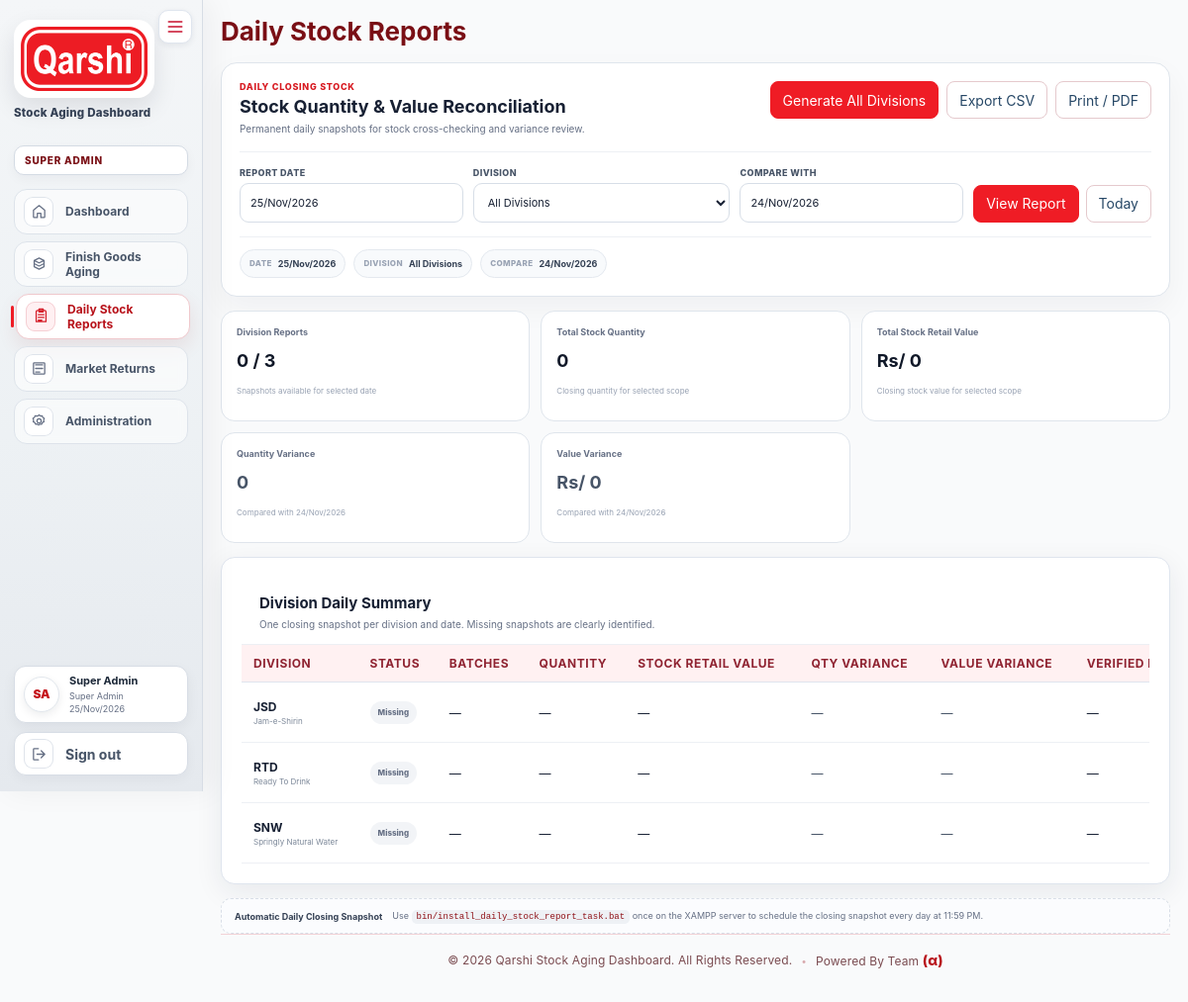
Page /daily-stock-reports (signed in) on the committed database.
### tables this page shows
CREATE TABLE users (
    id INT UNSIGNED AUTO_INCREMENT PRIMARY KEY,
    division_id INT UNSIGNED NULL,
    name VARCHAR(120) NOT NULL,
    email VARCHAR(190) NOT NULL UNIQUE,
    password_hash VARCHAR(255) NOT NULL,
    role ENUM('super_admin','store_manager','division_admin','user') NOT NULL DEFAULT 'user',
    can_add TINYINT(1) NOT NULL DEFAULT 1,
    can_edit TINYINT(1) NOT NULL DEFAULT 1,
    can_delete TINYINT(1) NOT NULL DEFAULT 1,
    avatar_path VARCHAR(255) NULL,
    is_active TINYINT(1) NOT NULL DEFAULT 1,
    created_at TIMESTAMP DEFAULT CURRENT_TIMESTAMP,
    CONSTRAINT fk_users_division FOREIGN KEY (division_id) REFERENCES divisions(id) ON UPDATE CASCADE ON DELETE RESTRICT,
    INDEX idx_users_division (division_id),
    INDEX idx_users_role (role)
);

CREATE TABLE divisions (
    id INT UNSIGNED AUTO_INCREMENT PRIMARY KEY,
    code VARCHAR(20) NOT NULL UNIQUE,
    name VARCHAR(120) NOT NULL,
    is_active TINYINT(1) NOT NULL DEFAULT 1,
    created_at TIMESTAMP DEFAULT CURRENT_TIMESTAMP
);

### app/Views/daily_reports/index.php (the view, shortened to what the rows shown need)
<?php
$qty = static function ($value): string {
    $number = (float)$value;
    $formatted = number_format($number, 3, '.', ',');
    return rtrim(rtrim($formatted, '0'), '.');
};
$money = static function ($value): string {
    $number = (float)$value;
    if (abs($number) >= 1000000) {
        $millions = $number / 1000000;
        $formatted = rtrim(rtrim(number_format($millions, 8, '.', ','), '0'), '.');
        return 'Rs/ ' . $formatted . ' Million';
    }
    $formatted = rtrim(rtrim(number_format($number, 2, '.', ','), '0'), '.');
    return 'Rs/ ' . $formatted;
};
$varianceClass = static function ($value): string {
    if ($value === null) return 'neutral';
    $number = (float)$value;
    if ($number > 0) return 'positive';
    if ($number < 0) return 'negative';
    return 'neutral';
};
$signedQty = static function ($value) use ($qty): string {
    if ($value === null) return '—';
    $number = (float)$value;
    $prefix = $number > 0 ? '+' : '';
    return $prefix . $qty($number);
};
$signedMoney = static function ($value) use ($money): string {
    if ($value === null) return '—';
    $number = (float)$value;
    $prefix = $number > 0 ? '+' : ($number < 0 ? '−' : '');
    return $prefix . $money(abs($number));
};
?>
<section class="daily-report-filter-card">
    <div class="daily-report-filter-head">
        <div>
            <h2>Stock Quantity & Value Reconciliation</h2>
        </div>
    </div>
</section>
<?php if (($mode ?? '') === 'all'): ?>
<section class="card daily-report-section">
    <div class="table-wrap">
        <table class="aging-table daily-report-table">
            <thead>
            <tr>
                <th>Division</th>
                <th>Status</th>
                <th>Batches</th>
                <th>Quantity</th>
                <th>Stock Retail Value</th>
                <th>Qty Variance</th>
                <th>Value Variance</th>
                <th>Verified By</th>
            </tr>
            </thead>
            <tbody>
            <?php foreach ($divisionRows as $row): ?>
                <?php $r = $row['report']; ?>
                <tr>
                    <td>
                        <strong><?= e($row['division']['code']) ?></strong>
                        <small class="daily-table-sub"><?= e($row['division']['name']) ?></small>
                    </td>
                    <td>
                        <?php if (!$r): ?>
                            <span class="daily-status missing">Missing</span>
                        <?php elseif (!empty($r['verified_at'])): ?>
                            <span class="daily-status verified">Verified</span>
                        <?php else: ?>
                            <span class="daily-status pending">Pending</span>
                        <?php endif; ?>
                    </td>
                    <td><?= $r ? number_format((int)$r['total_batches']) : '—' ?></td>
                    <td><?= $r ? e($qty($r['total_quantity'])) : '—' ?></td>
                    <td><?= $r ? e($money($r['total_stock_value'])) : '—' ?></td>
                    <td class="daily-variance <?= e($varianceClass($row['qty_variance'])) ?>"><?= e($signedQty($row['qty_variance'])) ?></td>
                    <td class="daily-variance <?= e($varianceClass($row['value_variance'])) ?>"><?= e($signedMoney($row['value_variance'])) ?></td>
                    <td>
                        <?php if ($r && !empty($r['verified_at'])): ?>
                            <strong><?= e($r['verified_by_name'] ?? 'User') ?></strong>
                            <small class="daily-table-sub"><?= e(format_app_datetime($r['verified_at'])) ?></small>
                        <?php else: ?>
                            <span class="muted">—</span>
                        <?php endif; ?>
                    </td>
                </tr>
            <?php endforeach; ?>
            </tbody>
        </table>
    </div>
</section>
<?php endif; ?>

### app/Views/layouts/header.php (shortened to what the rows shown need)
<?php $me = auth_user(); $appName = app_config('app')['name'] ?? 'Stock Aging Dashboard'; ?>
<!doctype html>
<html lang="en">
<head>
<link rel="stylesheet" href="<?= e(url('/assets/css/app.css')) ?>">
</head>
<body>
<?php if ($me): ?>
<?php
$nameParts = preg_split('/\s+/', trim((string)$me['name'])) ?: [];
$avatarInitials = '';
foreach (array_slice($nameParts, 0, 2) as $part) {
    if ($part !== '') $avatarInitials .= strtoupper(substr($part, 0, 1));
}
$requestPath = parse_url($_SERVER['REQUEST_URI'] ?? '/', PHP_URL_PATH) ?: '/';
$normalizePath = static function (string $path): string {
    $path = rtrim($path, '/');
    return $path === '' ? '/' : $path;
};
$requestPath = $normalizePath($requestPath);
$dashboardPath = $normalizePath(url('/'));
$isDashboardActive = $requestPath === $dashboardPath;
$isStocksActive = str_starts_with($requestPath, $normalizePath(url('/stocks')));
$isDailyReportsActive = str_starts_with($requestPath, $normalizePath(url('/daily-stock-reports')));
$isAdminHome = $requestPath === $normalizePath(url('/admin'));
$isAdminChild = ($me['role'] ?? '') === 'super_admin' && (
    str_starts_with($requestPath, $normalizePath(url('/users')))
    || str_starts_with($requestPath, $normalizePath(url('/divisions')))
    || str_starts_with($requestPath, $normalizePath(url('/grade-criteria')))
    || str_starts_with($requestPath, $normalizePath(url('/logs')))
    || str_starts_with($requestPath, $normalizePath(url('/market-return/mapping')))
    || str_starts_with($requestPath, $normalizePath(url('/admin/email-notifications')))
    || str_starts_with($requestPath, $normalizePath(url('/admin/sap-integration')))
);
$isAdminActive = $isAdminHome || $isAdminChild;
$isMarketReturnActive = str_starts_with($requestPath, $normalizePath(url('/market-return'))) && !$isAdminChild;
?>
<div class="app-shell">
    <aside class="sidebar" id="app-sidebar">
        <button type="button" class="sidebar-toggle" id="sidebarToggle" aria-controls="app-sidebar" aria-expanded="true" aria-label="Collapse menu" title="Collapse menu">
            <svg viewBox="0 0 24 24" fill="none" aria-hidden="true"><path d="M4 6h16M4 12h16M4 18h16" stroke="currentColor" stroke-width="2" stroke-linecap="round"/></svg>
        </button>
        <div class="brand-block">
            <img class="brand-logo" src="<?= e(url('/assets/img/qarshi-logo.png')) ?>" alt="Qarshi logo">
            <div class="brand-text single-line">
                <span>Stock Aging Dashboard</span>
            </div>
        </div>
        <?php
        $sidebarDivisionLabel = $me['role'] === 'super_admin'
            ? 'SUPER ADMIN'
            : (($me['role'] ?? '') === 'store_manager'
                ? 'STORE MANAGER'
                : ((($me['role'] ?? '') === 'user' && empty($me['division_id']))
                    ? 'ALL DIVISIONS'
                    : ($me['division_code'] ?? 'DIVISION')));
        ?>
        <div class="division-chip"><?= e($sidebarDivisionLabel) ?></div>
        <nav>
            <a class="nav-link<?= $isDashboardActive ? ' active' : '' ?>" title="Dashboard" href="<?= e(url('/')) ?>"<?= $isDashboardActive ? ' aria-current="page"' : '' ?>>
                <span class="nav-icon" aria-hidden="true"><svg viewBox="0 0 24 24" fill="none"><path d="M4 10.5 12 4l8 6.5V20a1 1 0 0 1-1 1h-4.5v-6h-5v6H5a1 1 0 0 1-1-1v-9.5Z" stroke="currentColor" stroke-width="1.8" stroke-linecap="round" stroke-linejoin="round"/></svg></span>
                <span class="nav-label">Dashboard</span>
            </a>
            <a class="nav-link<?= $isStocksActive ? ' active' : '' ?>" title="Finish Goods Aging" href="<?= e(url('/stocks')) ?>"<?= $isStocksActive ? ' aria-current="page"' : '' ?>>
                <span class="nav-icon" aria-hidden="true"><svg viewBox="0 0 24 24" fill="none"><path d="M5 7.5 12 4l7 3.5-7 3.5-7-3.5Zm0 0V16.5L12 20l7-3.5V7.5M5 12l7 3.5 7-3.5" stroke="currentColor" stroke-width="1.8" stroke-linecap="round" stroke-linejoin="round"/></svg></span>
                <span class="nav-label">Finish Goods Aging</span>
            </a>
            <?php if (in_array(($me['role'] ?? ''), ['super_admin','store_manager','division_admin'], true)): ?>
            <a class="nav-link<?= $isDailyReportsActive ? ' active' : '' ?>" title="Daily Stock Reports" href="<?= e(url('/daily-stock-reports')) ?>"<?= $isDailyReportsActive ? ' aria-current="page"' : '' ?>>
                <span class="nav-icon" aria-hidden="true"><svg viewBox="0 0 24 24" fill="none"><path d="M7 4h10a2 2 0 0 1 2 2v14H5V6a2 2 0 0 1 2-2Zm2-2h6v4H9V2Zm-1 8h8M8 14h8M8 18h5" stroke="currentColor" stroke-width="1.8" stroke-linecap="round" stroke-linejoin="round"/></svg></span>
                <span class="nav-label">Daily Stock Reports</span>
            </a>
            <?php endif; ?>
            <a class="nav-link<?= $isMarketReturnActive ? ' active' : '' ?>" title="Market Returns" href="<?= e(url('/market-return')) ?>"<?= $isMarketReturnActive ? ' aria-current="page"' : '' ?>>
                <span class="nav-icon" aria-hidden="true"><svg viewBox="0 0 24 24" fill="none"><path d="M7 7h10M7 12h10M7 17h6M5 4h14a1 1 0 0 1 1 1v14a1 1 0 0 1-1 1H5a1 1 0 0 1-1-1V5a1 1 0 0 1 1-1Z" stroke="currentColor" stroke-width="1.8" stroke-linecap="round" stroke-linejoin="round"/></svg></span>
                <span class="nav-label">Market Returns</span>
            </a>
            <?php if ($me['role'] === 'super_admin'): ?>
                <a class="nav-link<?= $isAdminActive ? ' active' : '' ?>" title="Administration" href="<?= e(url('/admin')) ?>"<?= $isAdminActive ? ' aria-current="page"' : '' ?>>
                    <span class="nav-icon" aria-hidden="true"><svg viewBox="0 0 24 24" fill="none"><path d="M12 3.5 14 5l2.5-.2.8 2.4 2.1 1.4-1 2.3.6 2.4-2.3 1-.9 2.4-2.5-.3-2 1.6-2-1.6-2.5.3-.9-2.4-2.3-1 .6-2.4-1-2.3 2.1-1.4.8-2.4L10 5l2-1.5Zm0 5.5a3 3 0 1 0 0 6 3 3 0 0 0 0-6Z" stroke="currentColor" stroke-width="1.7" stroke-linecap="round" stroke-linejoin="round"/></svg></span>
                    <span class="nav-label">Administration</span>
                </a>
            <?php endif; ?>
        </nav>
        <div class="sidebar-account-zone">
            <div class="sidebar-user-profile" title="<?= e($me['name']) ?>">
                <div class="sidebar-user-avatar">
                    <?php if (!empty($me['avatar_path'])): ?>
                        <img src="<?= e(url($me['avatar_path'])) ?>" alt="<?= e($me['name']) ?> profile picture">
                    <?php else: ?>
                        <span><?= e($avatarInitials) ?></span>
                    <?php endif; ?>
                </div>
                <div class="sidebar-user-copy">
                    <strong><?= e($me['name']) ?></strong>
                    <small><?= e(($me['role'] ?? '') === 'user'
                        ? (empty($me['division_id']) ? 'Read-only User · All Divisions' : 'Read-only User')
                        : ucwords(str_replace('_',' ', (string)$me['role'])) ) ?></small>
                    <span><?= e(date('d/M/Y')) ?></span>
                </div>
            </div>
            <form class="logout" method="post" action="<?= e(url('/logout')) ?>">
                <button type="submit" class="link-button" title="Sign out"><span class="nav-icon" aria-hidden="true"><svg viewBox="0 0 24 24" fill="none"><path d="M15 17l5-5-5-5M20 12H9M11 20H5a1 1 0 0 1-1-1V5a1 1 0 0 1 1-1h6" stroke="currentColor" stroke-width="1.8" stroke-linecap="round" stroke-linejoin="round"/></svg></span><span class="nav-label">Sign out</span></button>
            </form>
        </div>
    </aside>
    <main class="main <?= (($title ?? '') === 'Dashboard') ? 'dashboard-main' : '' ?>">
        <?php if (($title ?? '') !== 'Dashboard'): ?>
        <header class="topbar">
            <div>
                <div class="page-title-row">
                    <h1><?= e($title ?? '') ?></h1>
                </div>
            </div>
        </header>
        <?php endif; ?>
<?php else: ?>
<div class="guest-shell">
    <?php if ($m = flash('error')): ?><div class="flash error login-flash"><?= e($m) ?></div><?php endif; ?>
<?php endif; ?>

### rows in the picture
users: role "SUPER ADMIN", name "Super Admin", role "Super Admin"
divisions: code "JSD", name "Jam-e-Shirin"
divisions: code "RTD", name "Ready To Drink"
divisions: code "SNW", name "Springly Natural Water"

### other values in the picture
$avatarInitials "SA"
$title "Daily Stock Reports"
format_app_date($reportDate) "25/Nov/2026"
$selectedDivisionLabel "All Divisions"
format_app_date($compareDate) "24/Nov/2026"
$summary['available_reports'] "0"
$summary['divisions'] "3"
$qty($summary['total_quantity'] ?? 0) "0"
$money($summary['total_stock_value'] ?? 0) "Rs/ 0"
$signedQty($summary['qty_variance'] ?? null) "0"
$signedMoney($summary['value_variance'] ?? null) "Rs/ 0"
$signedQty($row['qty_variance']) "—"
$signedMoney($row['value_variance']) "—"
